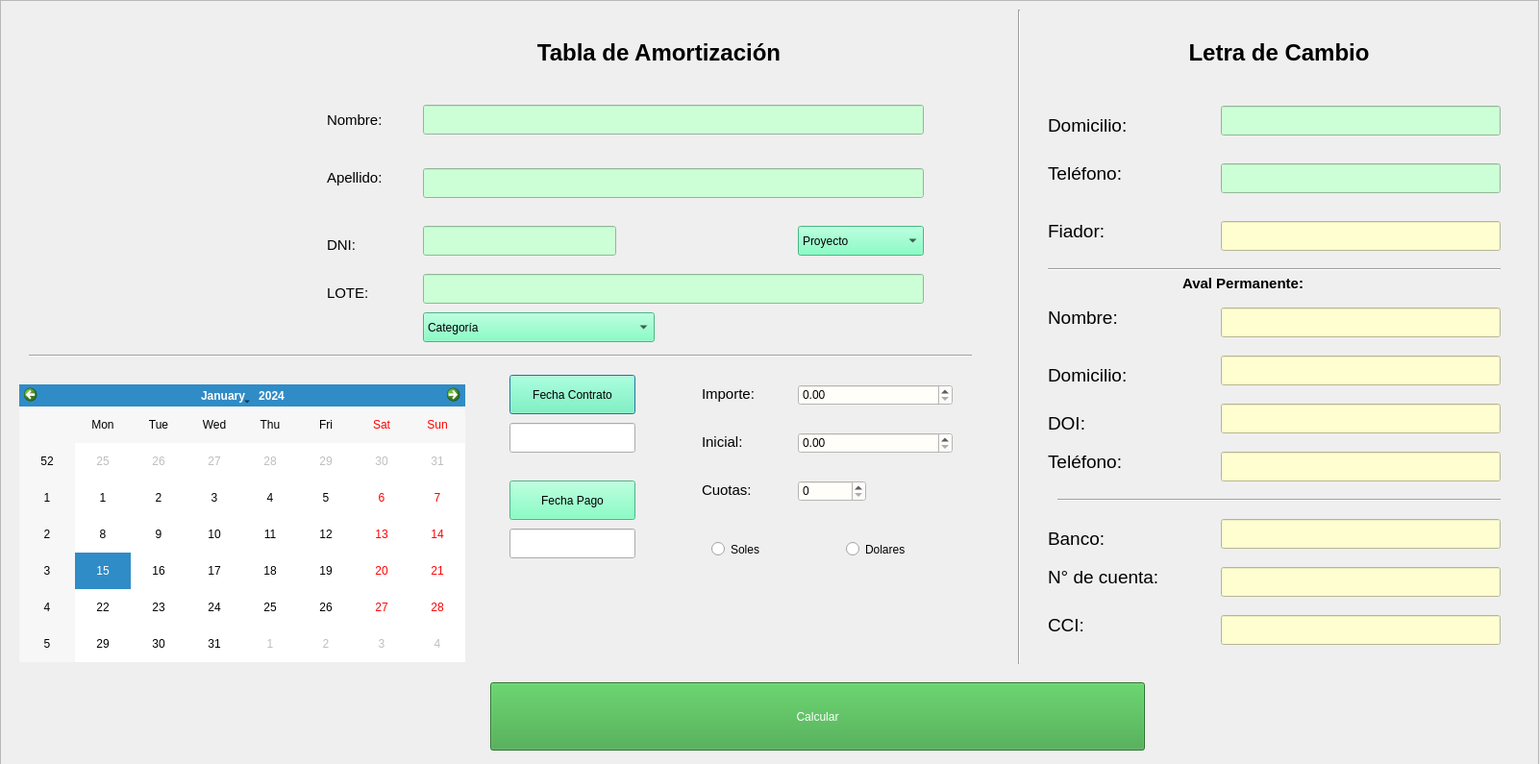
<?xml version="1.0" encoding="UTF-8"?>
<ui version="4.0">
 <class>Huertas</class>
 <widget class="QDialog" name="Huertas">
  <property name="geometry">
   <rect>
    <x>0</x>
    <y>0</y>
    <width>1602</width>
    <height>795</height>
   </rect>
  </property>
  <property name="windowTitle">
   <string>Dialog</string>
  </property>
  <widget class="QFrame" name="frame">
   <property name="geometry">
    <rect>
     <x>0</x>
     <y>0</y>
     <width>1601</width>
     <height>801</height>
    </rect>
   </property>
   <property name="styleSheet">
    <string notr="true"/>
   </property>
   <property name="frameShape">
    <enum>QFrame::StyledPanel</enum>
   </property>
   <property name="frameShadow">
    <enum>QFrame::Raised</enum>
   </property>
   <widget class="QLabel" name="label">
    <property name="geometry">
     <rect>
      <x>340</x>
      <y>10</y>
      <width>691</width>
      <height>91</height>
     </rect>
    </property>
    <property name="text">
     <string>&lt;html&gt;&lt;head/&gt;&lt;body&gt;&lt;p align=&quot;center&quot;&gt;&lt;span style=&quot; font-size:18pt; font-weight:600;&quot;&gt;Tabla de Amortización&lt;/span&gt;&lt;/p&gt;&lt;/body&gt;&lt;/html&gt;</string>
    </property>
   </widget>
   <widget class="QLabel" name="label_2">
    <property name="enabled">
     <bool>true</bool>
    </property>
    <property name="geometry">
     <rect>
      <x>50</x>
      <y>55</y>
      <width>201</width>
      <height>231</height>
     </rect>
    </property>
    <property name="frameShadow">
     <enum>QFrame::Plain</enum>
    </property>
    <property name="text">
     <string/>
    </property>
    <property name="pixmap">
     <pixmap>Img/imagenHuertas.ico</pixmap>
    </property>
   </widget>
   <widget class="QLabel" name="label_5">
    <property name="geometry">
     <rect>
      <x>340</x>
      <y>105</y>
      <width>91</width>
      <height>41</height>
     </rect>
    </property>
    <property name="font">
     <font>
      <pointsize>14</pointsize>
     </font>
    </property>
    <property name="text">
     <string>&lt;html&gt;&lt;head/&gt;&lt;body&gt;&lt;p&gt;&lt;span style=&quot; font-size:11pt;&quot;&gt;Nombre:&lt;/span&gt;&lt;/p&gt;&lt;/body&gt;&lt;/html&gt;</string>
    </property>
   </widget>
   <widget class="QLabel" name="label_6">
    <property name="geometry">
     <rect>
      <x>340</x>
      <y>165</y>
      <width>91</width>
      <height>41</height>
     </rect>
    </property>
    <property name="text">
     <string>&lt;html&gt;&lt;head/&gt;&lt;body&gt;&lt;p&gt;&lt;span style=&quot; font-size:11pt;&quot;&gt;Apellido:&lt;/span&gt;&lt;/p&gt;&lt;/body&gt;&lt;/html&gt;</string>
    </property>
   </widget>
   <widget class="QLabel" name="label_7">
    <property name="geometry">
     <rect>
      <x>340</x>
      <y>235</y>
      <width>91</width>
      <height>41</height>
     </rect>
    </property>
    <property name="text">
     <string>&lt;html&gt;&lt;head/&gt;&lt;body&gt;&lt;p&gt;&lt;span style=&quot; font-size:11pt;&quot;&gt;DNI:&lt;/span&gt;&lt;/p&gt;&lt;/body&gt;&lt;/html&gt;</string>
    </property>
   </widget>
   <widget class="QLineEdit" name="name">
    <property name="geometry">
     <rect>
      <x>440</x>
      <y>109</y>
      <width>521</width>
      <height>31</height>
     </rect>
    </property>
    <property name="font">
     <font>
      <pointsize>12</pointsize>
     </font>
    </property>
    <property name="styleSheet">
     <string notr="true">border-color: rgb(18, 154, 168);
background-color: rgb(205, 255, 214);</string>
    </property>
    <property name="text">
     <string/>
    </property>
    <property name="clearButtonEnabled">
     <bool>true</bool>
    </property>
   </widget>
   <widget class="QLineEdit" name="lastname">
    <property name="geometry">
     <rect>
      <x>440</x>
      <y>175</y>
      <width>521</width>
      <height>31</height>
     </rect>
    </property>
    <property name="font">
     <font>
      <pointsize>12</pointsize>
     </font>
    </property>
    <property name="styleSheet">
     <string notr="true">border-color: rgb(18, 154, 168);
background-color: rgb(205, 255, 214);</string>
    </property>
    <property name="text">
     <string/>
    </property>
    <property name="clearButtonEnabled">
     <bool>true</bool>
    </property>
   </widget>
   <widget class="QLineEdit" name="dni">
    <property name="geometry">
     <rect>
      <x>440</x>
      <y>235</y>
      <width>201</width>
      <height>31</height>
     </rect>
    </property>
    <property name="font">
     <font>
      <pointsize>12</pointsize>
     </font>
    </property>
    <property name="styleSheet">
     <string notr="true">border-color: rgb(18, 154, 168);
background-color: rgb(205, 255, 214);</string>
    </property>
    <property name="text">
     <string/>
    </property>
    <property name="clearButtonEnabled">
     <bool>true</bool>
    </property>
   </widget>
   <widget class="QCalendarWidget" name="calendarWidget">
    <property name="geometry">
     <rect>
      <x>20</x>
      <y>400</y>
      <width>464</width>
      <height>289</height>
     </rect>
    </property>
    <property name="styleSheet">
     <string notr="true"/>
    </property>
   </widget>
   <widget class="QLineEdit" name="lineEdit">
    <property name="geometry">
     <rect>
      <x>530</x>
      <y>440</y>
      <width>131</width>
      <height>31</height>
     </rect>
    </property>
    <property name="text">
     <string/>
    </property>
    <property name="readOnly">
     <bool>true</bool>
    </property>
    <property name="clearButtonEnabled">
     <bool>false</bool>
    </property>
   </widget>
   <widget class="QLineEdit" name="lineEdit_2">
    <property name="geometry">
     <rect>
      <x>530</x>
      <y>550</y>
      <width>131</width>
      <height>31</height>
     </rect>
    </property>
    <property name="readOnly">
     <bool>true</bool>
    </property>
    <property name="clearButtonEnabled">
     <bool>false</bool>
    </property>
   </widget>
   <widget class="QPushButton" name="btnContrato">
    <property name="geometry">
     <rect>
      <x>530</x>
      <y>390</y>
      <width>131</width>
      <height>41</height>
     </rect>
    </property>
    <property name="styleSheet">
     <string notr="true">background-color: rgb(101, 255, 183);

font: 75 9pt &quot;MS Shell Dlg 2&quot;;</string>
    </property>
    <property name="text">
     <string>Fecha Contrato</string>
    </property>
   </widget>
   <widget class="QPushButton" name="btnInicial">
    <property name="geometry">
     <rect>
      <x>530</x>
      <y>500</y>
      <width>131</width>
      <height>41</height>
     </rect>
    </property>
    <property name="styleSheet">
     <string notr="true">background-color: rgb(101, 255, 183);

font: 75 9pt &quot;MS Shell Dlg 2&quot;;</string>
    </property>
    <property name="text">
     <string>Fecha Pago</string>
    </property>
   </widget>
   <widget class="QLabel" name="label_8">
    <property name="geometry">
     <rect>
      <x>730</x>
      <y>390</y>
      <width>91</width>
      <height>41</height>
     </rect>
    </property>
    <property name="font">
     <font>
      <pointsize>14</pointsize>
     </font>
    </property>
    <property name="text">
     <string>&lt;html&gt;&lt;head/&gt;&lt;body&gt;&lt;p&gt;&lt;span style=&quot; font-size:11pt;&quot;&gt;Importe:&lt;/span&gt;&lt;/p&gt;&lt;/body&gt;&lt;/html&gt;</string>
    </property>
   </widget>
   <widget class="QLabel" name="label_9">
    <property name="geometry">
     <rect>
      <x>730</x>
      <y>440</y>
      <width>91</width>
      <height>41</height>
     </rect>
    </property>
    <property name="font">
     <font>
      <pointsize>14</pointsize>
     </font>
    </property>
    <property name="text">
     <string>&lt;html&gt;&lt;head/&gt;&lt;body&gt;&lt;p&gt;&lt;span style=&quot; font-size:11pt;&quot;&gt;Inicial:&lt;/span&gt;&lt;/p&gt;&lt;/body&gt;&lt;/html&gt;</string>
    </property>
   </widget>
   <widget class="QRadioButton" name="radioButton">
    <property name="geometry">
     <rect>
      <x>740</x>
      <y>560</y>
      <width>119</width>
      <height>23</height>
     </rect>
    </property>
    <property name="styleSheet">
     <string notr="true">font: 10pt &quot;MS Shell Dlg 2&quot;;</string>
    </property>
    <property name="text">
     <string>Soles</string>
    </property>
   </widget>
   <widget class="QRadioButton" name="radioButton_2">
    <property name="geometry">
     <rect>
      <x>880</x>
      <y>560</y>
      <width>119</width>
      <height>23</height>
     </rect>
    </property>
    <property name="styleSheet">
     <string notr="true">font: 10pt &quot;MS Shell Dlg 2&quot;;
</string>
    </property>
    <property name="text">
     <string>Dolares</string>
    </property>
   </widget>
   <widget class="QComboBox" name="comboBox">
    <property name="geometry">
     <rect>
      <x>830</x>
      <y>235</y>
      <width>131</width>
      <height>31</height>
     </rect>
    </property>
    <property name="styleSheet">
     <string notr="true">font: 12pt &quot;MS Shell Dlg 2&quot;;
background-color: rgb(101, 255, 183);
</string>
    </property>
    <item>
     <property name="text">
      <string>Proyecto</string>
     </property>
    </item>
    <item>
     <property name="text">
      <string>Olivar</string>
     </property>
    </item>
    <item>
     <property name="text">
      <string>Oasis</string>
     </property>
    </item>
    <item>
     <property name="text">
      <string>Apolo</string>
     </property>
    </item>
   </widget>
   <widget class="QPushButton" name="btnCalcular">
    <property name="geometry">
     <rect>
      <x>510</x>
      <y>710</y>
      <width>681</width>
      <height>71</height>
     </rect>
    </property>
    <property name="whatsThis">
     <string/>
    </property>
    <property name="styleSheet">
     <string notr="true">background-color: rgb(55, 162, 61);
color: rgb(255, 255, 255);
font: 64 18pt &quot;Segoe UI Semibold&quot;;
selection-color: rgb(255, 255, 127);</string>
    </property>
    <property name="text">
     <string>Calcular</string>
    </property>
   </widget>
   <widget class="Line" name="line">
    <property name="geometry">
     <rect>
      <x>30</x>
      <y>350</y>
      <width>981</width>
      <height>41</height>
     </rect>
    </property>
    <property name="orientation">
     <enum>Qt::Horizontal</enum>
    </property>
   </widget>
   <widget class="QLabel" name="label_11">
    <property name="geometry">
     <rect>
      <x>730</x>
      <y>490</y>
      <width>91</width>
      <height>41</height>
     </rect>
    </property>
    <property name="font">
     <font>
      <pointsize>14</pointsize>
     </font>
    </property>
    <property name="text">
     <string>&lt;html&gt;&lt;head/&gt;&lt;body&gt;&lt;p&gt;&lt;span style=&quot; font-size:11pt;&quot;&gt;Cuotas:&lt;/span&gt;&lt;/p&gt;&lt;/body&gt;&lt;/html&gt;</string>
    </property>
   </widget>
   <widget class="QSpinBox" name="cuota">
    <property name="geometry">
     <rect>
      <x>830</x>
      <y>500</y>
      <width>71</width>
      <height>22</height>
     </rect>
    </property>
    <property name="styleSheet">
     <string notr="true">font: 12pt &quot;MS Shell Dlg 2&quot;;
background-color: rgb(255, 254, 248);</string>
    </property>
    <property name="maximum">
     <number>150</number>
    </property>
   </widget>
   <widget class="QDoubleSpinBox" name="inicial">
    <property name="geometry">
     <rect>
      <x>830</x>
      <y>450</y>
      <width>161</width>
      <height>22</height>
     </rect>
    </property>
    <property name="styleSheet">
     <string notr="true">font: 12pt &quot;MS Shell Dlg 2&quot;;
background-color: rgb(255, 254, 248);</string>
    </property>
    <property name="maximum">
     <double>999999999.990000009536743</double>
    </property>
   </widget>
   <widget class="QDoubleSpinBox" name="importe">
    <property name="geometry">
     <rect>
      <x>830</x>
      <y>400</y>
      <width>161</width>
      <height>22</height>
     </rect>
    </property>
    <property name="styleSheet">
     <string notr="true">font: 12pt &quot;MS Shell Dlg 2&quot;;
background-color: rgb(255, 254, 248);</string>
    </property>
    <property name="maximum">
     <double>999999999.990000009536743</double>
    </property>
   </widget>
   <widget class="QComboBox" name="comboBox_2">
    <property name="geometry">
     <rect>
      <x>440</x>
      <y>325</y>
      <width>241</width>
      <height>31</height>
     </rect>
    </property>
    <property name="styleSheet">
     <string notr="true">font: 12pt &quot;MS Shell Dlg 2&quot;;
background-color: rgb(101, 255, 183);
</string>
    </property>
    <item>
     <property name="text">
      <string>Categoría</string>
     </property>
    </item>
    <item>
     <property name="text">
      <string>Precio de Lote</string>
     </property>
    </item>
    <item>
     <property name="text">
      <string>Habilitación Urbana</string>
     </property>
    </item>
   </widget>
   <widget class="QLineEdit" name="lote">
    <property name="geometry">
     <rect>
      <x>440</x>
      <y>285</y>
      <width>521</width>
      <height>31</height>
     </rect>
    </property>
    <property name="font">
     <font>
      <pointsize>12</pointsize>
     </font>
    </property>
    <property name="styleSheet">
     <string notr="true">border-color: rgb(18, 154, 168);
background-color: rgb(205, 255, 214);</string>
    </property>
    <property name="text">
     <string/>
    </property>
    <property name="clearButtonEnabled">
     <bool>true</bool>
    </property>
   </widget>
   <widget class="QLabel" name="label_12">
    <property name="geometry">
     <rect>
      <x>340</x>
      <y>285</y>
      <width>91</width>
      <height>41</height>
     </rect>
    </property>
    <property name="text">
     <string>&lt;html&gt;&lt;head/&gt;&lt;body&gt;&lt;p&gt;&lt;span style=&quot; font-size:11pt;&quot;&gt;LOTE:&lt;/span&gt;&lt;/p&gt;&lt;/body&gt;&lt;/html&gt;</string>
    </property>
   </widget>
   <widget class="Line" name="line_2">
    <property name="geometry">
     <rect>
      <x>1050</x>
      <y>10</y>
      <width>21</width>
      <height>681</height>
     </rect>
    </property>
    <property name="orientation">
     <enum>Qt::Vertical</enum>
    </property>
   </widget>
   <widget class="QLabel" name="label_3">
    <property name="geometry">
     <rect>
      <x>1100</x>
      <y>10</y>
      <width>461</width>
      <height>91</height>
     </rect>
    </property>
    <property name="text">
     <string>&lt;html&gt;&lt;head/&gt;&lt;body&gt;&lt;p align=&quot;center&quot;&gt;&lt;span style=&quot; font-size:18pt; font-weight:600;&quot;&gt;Letra de Cambio&lt;/span&gt;&lt;/p&gt;&lt;/body&gt;&lt;/html&gt;</string>
    </property>
   </widget>
   <widget class="QLabel" name="label_10">
    <property name="geometry">
     <rect>
      <x>1090</x>
      <y>110</y>
      <width>141</width>
      <height>41</height>
     </rect>
    </property>
    <property name="font">
     <font>
      <pointsize>14</pointsize>
     </font>
    </property>
    <property name="text">
     <string>&lt;html&gt;&lt;head/&gt;&lt;body&gt;&lt;p&gt;Domicilio:&lt;/p&gt;&lt;/body&gt;&lt;/html&gt;</string>
    </property>
   </widget>
   <widget class="QLabel" name="label_13">
    <property name="geometry">
     <rect>
      <x>1090</x>
      <y>160</y>
      <width>141</width>
      <height>41</height>
     </rect>
    </property>
    <property name="font">
     <font>
      <pointsize>14</pointsize>
     </font>
    </property>
    <property name="text">
     <string>&lt;html&gt;&lt;head/&gt;&lt;body&gt;&lt;p&gt;Teléfono:&lt;/p&gt;&lt;/body&gt;&lt;/html&gt;</string>
    </property>
   </widget>
   <widget class="QLabel" name="label_25">
    <property name="geometry">
     <rect>
      <x>1090</x>
      <y>220</y>
      <width>141</width>
      <height>41</height>
     </rect>
    </property>
    <property name="font">
     <font>
      <pointsize>14</pointsize>
     </font>
    </property>
    <property name="text">
     <string>&lt;html&gt;&lt;head/&gt;&lt;body&gt;&lt;p&gt;Fiador:&lt;/p&gt;&lt;/body&gt;&lt;/html&gt;</string>
    </property>
   </widget>
   <widget class="Line" name="line_5">
    <property name="geometry">
     <rect>
      <x>1090</x>
      <y>260</y>
      <width>471</width>
      <height>41</height>
     </rect>
    </property>
    <property name="orientation">
     <enum>Qt::Horizontal</enum>
    </property>
   </widget>
   <widget class="QLabel" name="label_26">
    <property name="geometry">
     <rect>
      <x>1090</x>
      <y>540</y>
      <width>141</width>
      <height>41</height>
     </rect>
    </property>
    <property name="font">
     <font>
      <pointsize>14</pointsize>
     </font>
    </property>
    <property name="text">
     <string>&lt;html&gt;&lt;head/&gt;&lt;body&gt;&lt;p&gt;Banco:&lt;/p&gt;&lt;/body&gt;&lt;/html&gt;</string>
    </property>
   </widget>
   <widget class="QLabel" name="label_27">
    <property name="geometry">
     <rect>
      <x>1090</x>
      <y>580</y>
      <width>191</width>
      <height>41</height>
     </rect>
    </property>
    <property name="font">
     <font>
      <pointsize>14</pointsize>
     </font>
    </property>
    <property name="text">
     <string>&lt;html&gt;&lt;head/&gt;&lt;body&gt;&lt;p&gt;N° de cuenta:&lt;/p&gt;&lt;/body&gt;&lt;/html&gt;</string>
    </property>
   </widget>
   <widget class="QLabel" name="label_28">
    <property name="geometry">
     <rect>
      <x>1090</x>
      <y>630</y>
      <width>141</width>
      <height>41</height>
     </rect>
    </property>
    <property name="font">
     <font>
      <pointsize>14</pointsize>
     </font>
    </property>
    <property name="text">
     <string>&lt;html&gt;&lt;head/&gt;&lt;body&gt;&lt;p&gt;CCI:&lt;/p&gt;&lt;/body&gt;&lt;/html&gt;</string>
    </property>
   </widget>
   <widget class="QLineEdit" name="domicilio">
    <property name="geometry">
     <rect>
      <x>1270</x>
      <y>110</y>
      <width>291</width>
      <height>31</height>
     </rect>
    </property>
    <property name="font">
     <font>
      <pointsize>12</pointsize>
     </font>
    </property>
    <property name="styleSheet">
     <string notr="true">border-color: rgb(18, 154, 168);
background-color: rgb(205, 255, 214);</string>
    </property>
    <property name="text">
     <string/>
    </property>
    <property name="clearButtonEnabled">
     <bool>true</bool>
    </property>
   </widget>
   <widget class="QLineEdit" name="telefono">
    <property name="geometry">
     <rect>
      <x>1270</x>
      <y>170</y>
      <width>291</width>
      <height>31</height>
     </rect>
    </property>
    <property name="font">
     <font>
      <pointsize>12</pointsize>
     </font>
    </property>
    <property name="styleSheet">
     <string notr="true">border-color: rgb(18, 154, 168);
background-color: rgb(205, 255, 214);</string>
    </property>
    <property name="text">
     <string/>
    </property>
    <property name="clearButtonEnabled">
     <bool>true</bool>
    </property>
   </widget>
   <widget class="QLineEdit" name="fiador">
    <property name="geometry">
     <rect>
      <x>1270</x>
      <y>230</y>
      <width>291</width>
      <height>31</height>
     </rect>
    </property>
    <property name="font">
     <font>
      <pointsize>12</pointsize>
     </font>
    </property>
    <property name="styleSheet">
     <string notr="true">border-color: rgb(18, 154, 168);
background-color: rgb(255, 254, 208);</string>
    </property>
    <property name="text">
     <string/>
    </property>
    <property name="clearButtonEnabled">
     <bool>true</bool>
    </property>
   </widget>
   <widget class="QLineEdit" name="banco">
    <property name="geometry">
     <rect>
      <x>1270</x>
      <y>540</y>
      <width>291</width>
      <height>31</height>
     </rect>
    </property>
    <property name="font">
     <font>
      <pointsize>12</pointsize>
     </font>
    </property>
    <property name="styleSheet">
     <string notr="true">border-color: rgb(18, 154, 168);
background-color: rgb(255, 254, 208);</string>
    </property>
    <property name="text">
     <string/>
    </property>
    <property name="clearButtonEnabled">
     <bool>true</bool>
    </property>
   </widget>
   <widget class="QLineEdit" name="cuentabanco">
    <property name="geometry">
     <rect>
      <x>1270</x>
      <y>590</y>
      <width>291</width>
      <height>31</height>
     </rect>
    </property>
    <property name="font">
     <font>
      <pointsize>12</pointsize>
     </font>
    </property>
    <property name="styleSheet">
     <string notr="true">border-color: rgb(18, 154, 168);
background-color: rgb(255, 254, 208);</string>
    </property>
    <property name="text">
     <string/>
    </property>
    <property name="clearButtonEnabled">
     <bool>true</bool>
    </property>
   </widget>
   <widget class="QLineEdit" name="cci">
    <property name="geometry">
     <rect>
      <x>1270</x>
      <y>640</y>
      <width>291</width>
      <height>31</height>
     </rect>
    </property>
    <property name="font">
     <font>
      <pointsize>12</pointsize>
     </font>
    </property>
    <property name="styleSheet">
     <string notr="true">border-color: rgb(18, 154, 168);
background-color: rgb(255, 254, 208);</string>
    </property>
    <property name="text">
     <string/>
    </property>
    <property name="clearButtonEnabled">
     <bool>true</bool>
    </property>
   </widget>
   <widget class="QLabel" name="label_29">
    <property name="geometry">
     <rect>
      <x>1230</x>
      <y>270</y>
      <width>201</width>
      <height>51</height>
     </rect>
    </property>
    <property name="text">
     <string>&lt;html&gt;&lt;head/&gt;&lt;body&gt;&lt;p&gt;&lt;span style=&quot; font-size:11pt; font-weight:600;&quot;&gt;Aval Permanente:&lt;/span&gt;&lt;/p&gt;&lt;/body&gt;&lt;/html&gt;</string>
    </property>
   </widget>
   <widget class="QLabel" name="label_30">
    <property name="geometry">
     <rect>
      <x>1090</x>
      <y>370</y>
      <width>141</width>
      <height>41</height>
     </rect>
    </property>
    <property name="font">
     <font>
      <pointsize>14</pointsize>
     </font>
    </property>
    <property name="text">
     <string>&lt;html&gt;&lt;head/&gt;&lt;body&gt;&lt;p&gt;Domicilio:&lt;/p&gt;&lt;/body&gt;&lt;/html&gt;</string>
    </property>
   </widget>
   <widget class="QLabel" name="label_31">
    <property name="geometry">
     <rect>
      <x>1090</x>
      <y>420</y>
      <width>141</width>
      <height>41</height>
     </rect>
    </property>
    <property name="font">
     <font>
      <pointsize>14</pointsize>
     </font>
    </property>
    <property name="text">
     <string>&lt;html&gt;&lt;head/&gt;&lt;body&gt;&lt;p&gt;DOI:&lt;/p&gt;&lt;/body&gt;&lt;/html&gt;</string>
    </property>
   </widget>
   <widget class="QLineEdit" name="avalDOI">
    <property name="geometry">
     <rect>
      <x>1270</x>
      <y>420</y>
      <width>291</width>
      <height>31</height>
     </rect>
    </property>
    <property name="font">
     <font>
      <pointsize>12</pointsize>
     </font>
    </property>
    <property name="styleSheet">
     <string notr="true">border-color: rgb(18, 154, 168);
background-color: rgb(255, 254, 208);</string>
    </property>
    <property name="text">
     <string/>
    </property>
    <property name="clearButtonEnabled">
     <bool>true</bool>
    </property>
   </widget>
   <widget class="QLineEdit" name="avalDomicilio">
    <property name="geometry">
     <rect>
      <x>1270</x>
      <y>370</y>
      <width>291</width>
      <height>31</height>
     </rect>
    </property>
    <property name="font">
     <font>
      <pointsize>12</pointsize>
     </font>
    </property>
    <property name="styleSheet">
     <string notr="true">border-color: rgb(18, 154, 168);
background-color: rgb(255, 254, 208);</string>
    </property>
    <property name="text">
     <string/>
    </property>
    <property name="clearButtonEnabled">
     <bool>true</bool>
    </property>
   </widget>
   <widget class="QLabel" name="label_32">
    <property name="geometry">
     <rect>
      <x>1090</x>
      <y>460</y>
      <width>141</width>
      <height>41</height>
     </rect>
    </property>
    <property name="font">
     <font>
      <pointsize>14</pointsize>
     </font>
    </property>
    <property name="text">
     <string>&lt;html&gt;&lt;head/&gt;&lt;body&gt;&lt;p&gt;Teléfono:&lt;/p&gt;&lt;/body&gt;&lt;/html&gt;</string>
    </property>
   </widget>
   <widget class="QLineEdit" name="avalTelefono">
    <property name="geometry">
     <rect>
      <x>1270</x>
      <y>470</y>
      <width>291</width>
      <height>31</height>
     </rect>
    </property>
    <property name="font">
     <font>
      <pointsize>12</pointsize>
     </font>
    </property>
    <property name="styleSheet">
     <string notr="true">border-color: rgb(18, 154, 168);
background-color: rgb(255, 254, 208);</string>
    </property>
    <property name="text">
     <string/>
    </property>
    <property name="clearButtonEnabled">
     <bool>true</bool>
    </property>
   </widget>
   <widget class="QLabel" name="label_33">
    <property name="geometry">
     <rect>
      <x>1090</x>
      <y>310</y>
      <width>141</width>
      <height>41</height>
     </rect>
    </property>
    <property name="font">
     <font>
      <pointsize>14</pointsize>
     </font>
    </property>
    <property name="text">
     <string>&lt;html&gt;&lt;head/&gt;&lt;body&gt;&lt;p&gt;Nombre:&lt;/p&gt;&lt;/body&gt;&lt;/html&gt;</string>
    </property>
   </widget>
   <widget class="QLineEdit" name="avalNombre">
    <property name="geometry">
     <rect>
      <x>1270</x>
      <y>320</y>
      <width>291</width>
      <height>31</height>
     </rect>
    </property>
    <property name="font">
     <font>
      <pointsize>12</pointsize>
     </font>
    </property>
    <property name="styleSheet">
     <string notr="true">border-color: rgb(18, 154, 168);
background-color: rgb(255, 254, 208);</string>
    </property>
    <property name="text">
     <string/>
    </property>
    <property name="clearButtonEnabled">
     <bool>true</bool>
    </property>
   </widget>
   <widget class="Line" name="line_6">
    <property name="geometry">
     <rect>
      <x>1100</x>
      <y>500</y>
      <width>461</width>
      <height>41</height>
     </rect>
    </property>
    <property name="orientation">
     <enum>Qt::Horizontal</enum>
    </property>
   </widget>
  </widget>
 </widget>
 <tabstops>
  <tabstop>name</tabstop>
  <tabstop>lastname</tabstop>
  <tabstop>dni</tabstop>
  <tabstop>lote</tabstop>
  <tabstop>comboBox</tabstop>
  <tabstop>comboBox_2</tabstop>
  <tabstop>btnCalcular</tabstop>
  <tabstop>btnContrato</tabstop>
  <tabstop>calendarWidget</tabstop>
  <tabstop>btnInicial</tabstop>
  <tabstop>lineEdit</tabstop>
  <tabstop>lineEdit_2</tabstop>
  <tabstop>importe</tabstop>
  <tabstop>inicial</tabstop>
  <tabstop>cuota</tabstop>
  <tabstop>radioButton</tabstop>
  <tabstop>radioButton_2</tabstop>
  <tabstop>domicilio</tabstop>
  <tabstop>telefono</tabstop>
  <tabstop>fiador</tabstop>
  <tabstop>avalNombre</tabstop>
  <tabstop>avalDomicilio</tabstop>
  <tabstop>avalDOI</tabstop>
  <tabstop>avalTelefono</tabstop>
  <tabstop>banco</tabstop>
  <tabstop>cuentabanco</tabstop>
  <tabstop>cci</tabstop>
  <tabstop>lastname_2</tabstop>
  <tabstop>dni_2</tabstop>
  <tabstop>calendarWidget_2</tabstop>
  <tabstop>lineEdit_3</tabstop>
  <tabstop>lineEdit_4</tabstop>
  <tabstop>btnContrato_2</tabstop>
  <tabstop>btnInicial_2</tabstop>
  <tabstop>radioButton_3</tabstop>
  <tabstop>radioButton_4</tabstop>
  <tabstop>comboBox_3</tabstop>
  <tabstop>btnCalcular_2</tabstop>
  <tabstop>name_2</tabstop>
  <tabstop>cuota_2</tabstop>
  <tabstop>inicial_2</tabstop>
  <tabstop>importe_2</tabstop>
  <tabstop>comboBox_4</tabstop>
  <tabstop>lote_2</tabstop>
 </tabstops>
 <resources/>
 <connections/>
</ui>
